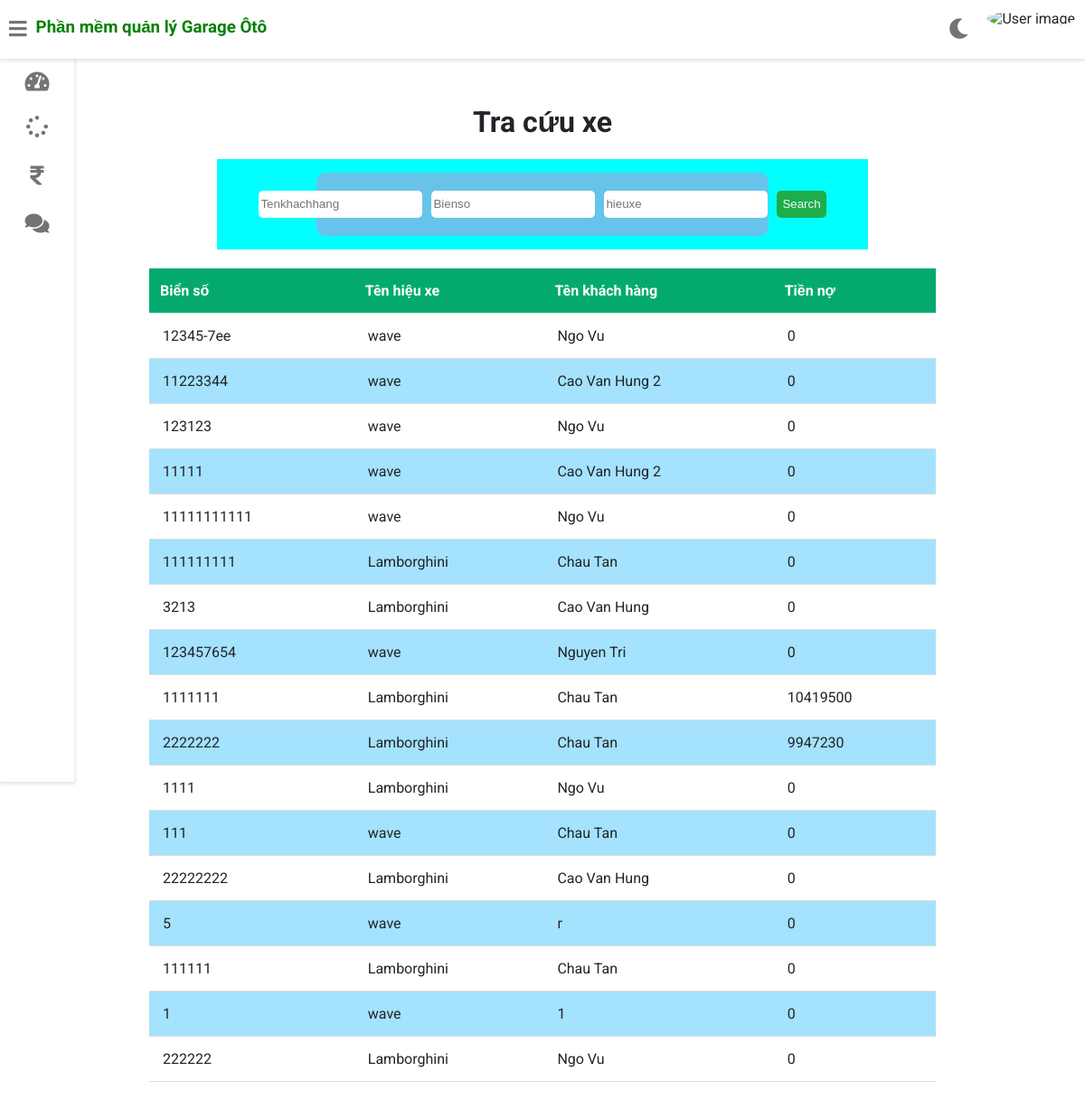
Page /after_search on the earlier database version.
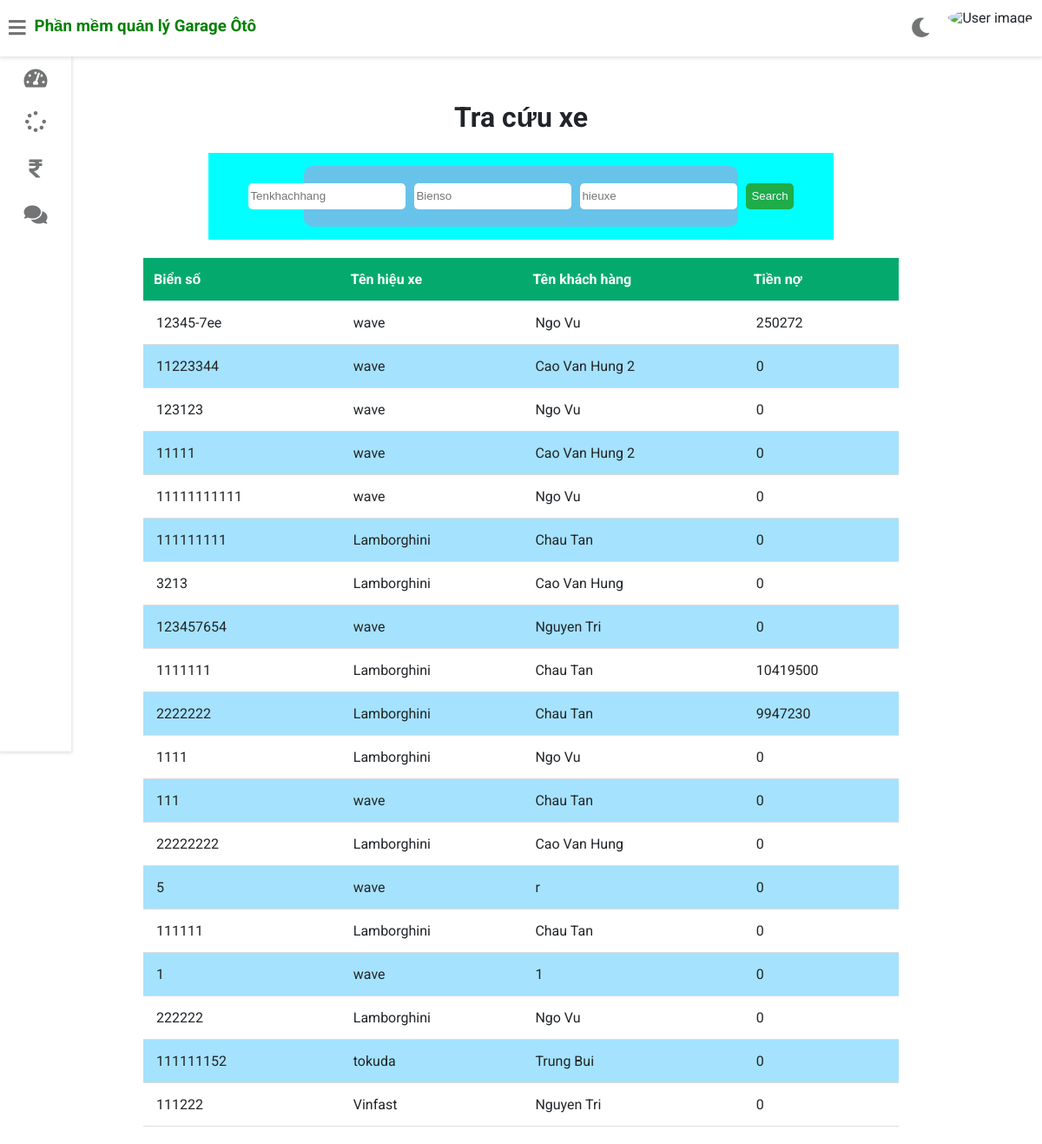
Same page on the later database version.
### gara/models.py (models this page shows, shortened)
class Xe(models.Model):
    maxe=models.AutoField(primary_key=True)
    bienso=models.CharField(max_length=20,unique=True)
    makhachhang=models.ForeignKey(KhachHang,on_delete=models.CASCADE)
    mahieuxe=models.ForeignKey(HieuXe,on_delete=models.CASCADE)
    tienno=models.PositiveIntegerField(default=0)

class HieuXe(models.Model):
    mahieuxe=models.AutoField(primary_key=True)
    tenhieuxe=models.CharField(max_length=30, unique=True)

class KhachHang(models.Model):
    makhachhang=models.AutoField(primary_key=True)
    tenkhachhang=models.CharField(max_length=40)
    diachi=models.CharField(max_length=100)
    dienthoai=models.PositiveIntegerField()

### gara/views.py (the view)
# urls.py: path('after_search', views.after_search, name = "after_search"),
def after_search(request):
    data = data_tracuuxe()
    if  "bienso"  in request.GET:
        kh = request.GET['khachhang']
        bs = request.GET['bienso']
        hx = request.GET['hieuxe']
        print("=======: ",kh == '' , hx == '' )
        if kh == '' and hx == '':
            a = data.loc[(data["bienso"].str.contains(bs))]
        elif bs == '' and kh == '':
            a = data.loc[(data["tenhieuxe"].str.contains(hx))]
        elif bs == '' and hx == '':
            a = data.loc[(data["tenkhachhang"].str.contains(kh))]
        elif hx == '':
            a = data.loc[(data["bienso"].str.contains(bs)) & (data["tenkhachhang"].str.contains(kh)) ]
        elif bs == '':
            a = data.loc[(data["tenhieuxe"].str.contains(hx)) & (data["tenkhachhang"].str.contains(kh)) ]
        elif kh == '':
            a = data.loc[(data["tenhieuxe"].str.contains(hx)) & (data["bienso"].str.contains(bs)) ]
        else:
            a = data.loc[(data["tenhieuxe"].str.contains(hx)) & (data["bienso"].str.contains(bs)) & (data["tenkhachhang"].str.contains(kh)) ]
        df = a[["bienso","tenhieuxe","tenkhachhang","tienno"]]
    else:
        df = data[["bienso","tenhieuxe","tenkhachhang","tienno"]]
    return render(request, 'gara/search_xe.html', {'df':df})

### gara/views.py (called while the page is built)
def data_tracuuxe():
    x = Xe.objects.all()
    hx = HieuXe.objects.all()
    kh = KhachHang.objects.all()
    df_x = pd.DataFrame(x.values())
    df_hx = pd.DataFrame(hx.values())
    df_kh = pd.DataFrame(kh.values())
    df_xhx = df_x.join(df_hx.set_index("mahieuxe"), on = "mahieuxe_id")
    data = df_xhx.join(df_kh.set_index("makhachhang"), on = "makhachhang_id")
    return data

### templates/gara/search_xe.html (shortened to what this page needs)
{% extends 'gara/customerbase.html' %}
{% block content %}
<head>
</head>
<body>
    <br><br><br><br><br>
<h1 style="text-align:center;">Tra cứu xe</h1>
    <div class="form_container" >
        <form action="{% url 'gara:after_search'%}" class="form_search">
            <input class="form-control mr-sm-1" name="khachhang" type="search" placeholder="Tenkhachhang" aria-label="Search">
            <input class="form-control mr-sm-1" name="bienso" type="search" placeholder="Bienso" aria-label="Search">
            <input class="form-control mr-sm-1" name="hieuxe" type="search" placeholder="hieuxe" aria-label="Search">
            <button type="submit" class="submit mr-sm-3">Search</button>
        </form>
    </div>
    <div class="card-content">
        <table>
            <thead>
                <tr>
                    <th>Biển số</th>
                    <th>Tên hiệu xe</th>
                    <th>Tên khách hàng</th>
                    <th>Tiền nợ</th>
                </tr>
            </thead>
            <tbody>
                {% for index, row in df.iterrows %}
                <tr>
                  {% for cell in row %}
                    <td>
                      {{cell}}
                    </td>
                  {% endfor %}
                </tr>
              {% endfor %}
            </tbody>
        </table>
    </div>
</body>
{% endblock content %}

Differences in the rows shown:
added Xe: row "111111152"
now on this page (row unchanged): HieuXe: row "tokuda"
added KhachHang: row "Trung Bui"
added Xe: row "111222"
now on this page (row unchanged): HieuXe: row "Vinfast"
added KhachHang: row "Nguyen Tri"
Other differences:
list line gone: "0"
new list line: "250272"
new list line: "0"
